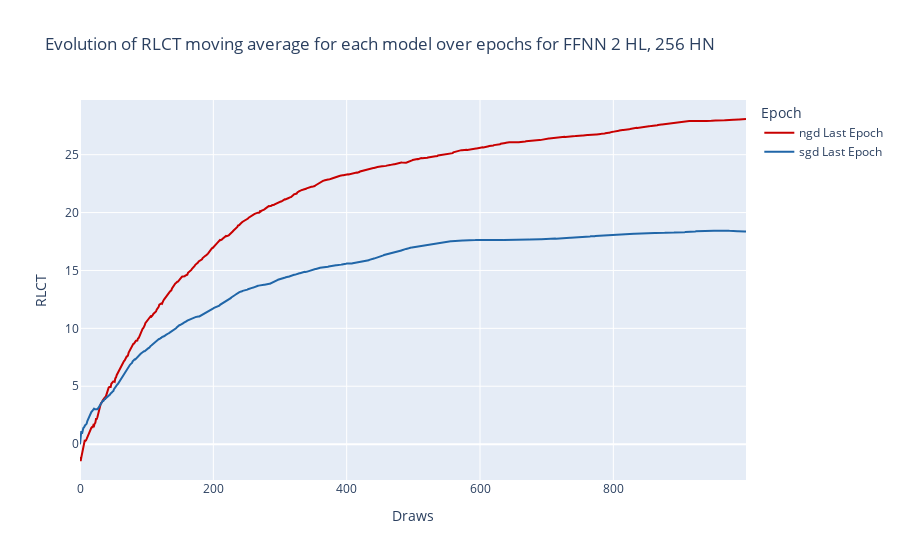

Write notebook code for a chart like this one.
### Code cell
# Check the LLC chains converged for each model

rlct_converge_plots = {}
for title in models.keys():
    rlct_converge_plot = go.Figure()
    for optim in optimizers:
        color = color_cycle[color_index % len(color_cycle)]
        color_index += 1
        if histories[title][optim][-1] is not None:
            rlct_converge_plot.add_trace(go.Scatter(
                #average over chains
                y=np.mean(histories[title][optim][-1]["llc/moving_avg"],axis=0),
                name=f"{optim} Last Epoch",
                line=dict(color=color)
            ))
    rlct_converge_plot.update_layout(
        title=f"Evolution of RLCT moving average for each model over epochs for {title}",
        xaxis_title="Draws",
        yaxis_title="RLCT",
        yaxis_type="linear",
        legend_title="Epoch"
    )
    rlct_converge_plots[title] = rlct_converge_plot
    rlct_converge_plot.show()

### Figure 1 — Plotly figure (JSON) as saved in the notebook; plotly's stock layout.template omitted (floating-point values rounded to 4 significant figures; data arrays with more than 128 entries replaced by an {"elided": "..."} marker saying what was removed)
{"data": [{"line": {"color": "rgb(200, 0, 0)"}, "name": "ngd Last Epoch", "type": "scatter", "y": {"elided": "1000 float values"}}, {"line": {"color": "rgb(32, 102, 168)"}, "name": "sgd Last Epoch", "type": "scatter", "y": {"elided": "1000 float values"}}], "layout": {"legend": {"title": {"text": "Epoch"}}, "title": {"text": "Evolution of RLCT moving average for each model over epochs for FFNN 2 HL, 256 HN"}, "xaxis": {"title": {"text": "Draws"}}, "yaxis": {"title": {"text": "RLCT"}, "type": "linear"}}}
